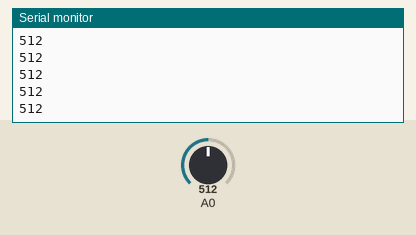
The sketch below on a simulated Arduino Uno, built with avr-gcc and run on an emulated ATmega328P. On the bench: the last lines printed to the serial monitor. The test bench sets the inputs (shaded band); at power-on: A0 = 512.

Above: at 1.2 s.
1.3 s: A0 set to 716
At 2.0 s:
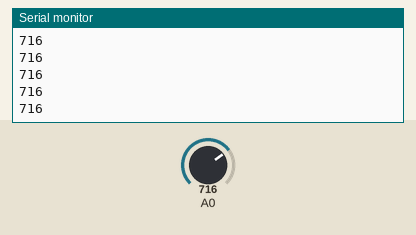
2.8 s: A0 set to 900
At 3.9 s:
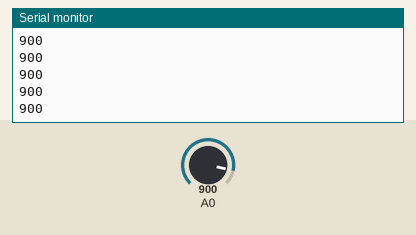
Timing chart, 0 to 5.8 s (numbered marks = the images above; inputs shaded):
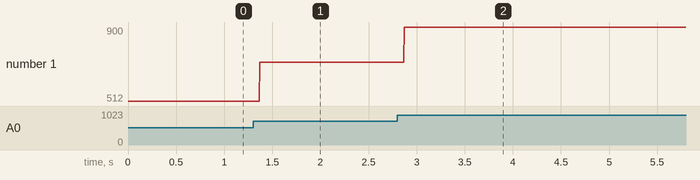

Measured:
- after the input at 1.3 s, the serial monitor: prints a new line after 0.07 s (image 1)
- after the input at 2.8 s, the serial monitor: prints a new line after 0.07 s (image 2)
- plotted number 1: 512 → 716 after the input at 1.3 s, 716 → 900 after the input at 2.8 s

The sketch:

exercicio4.ino
```cpp
int pot;
void setup() {
  // put your setup code here, to run once:
  Serial.begin(9600);
  pinMode(pot, INPUT);

}

void loop() {
  // put your main code here, to run repeatedly:
  pot = analogRead(0);
  Serial.println(pot);
}
```
